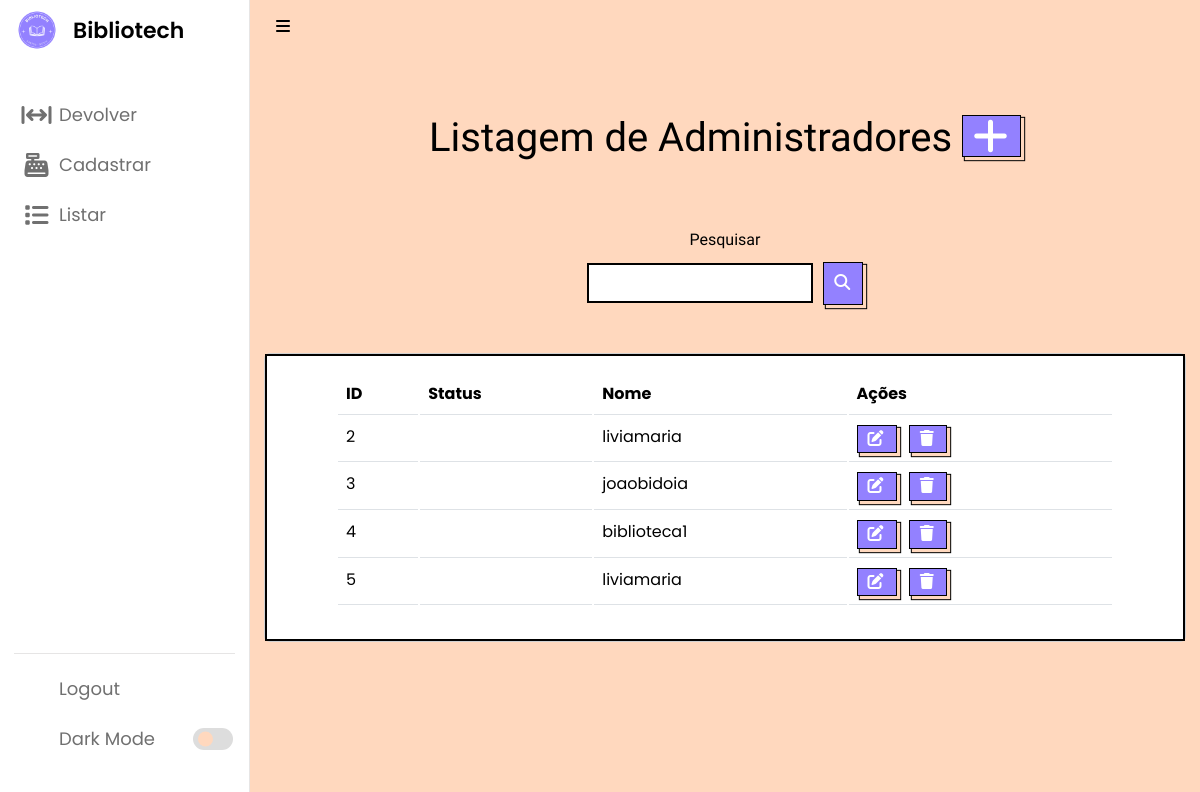
/listarAdministrador.php (signed in), run on an earlier commit of the app's database.
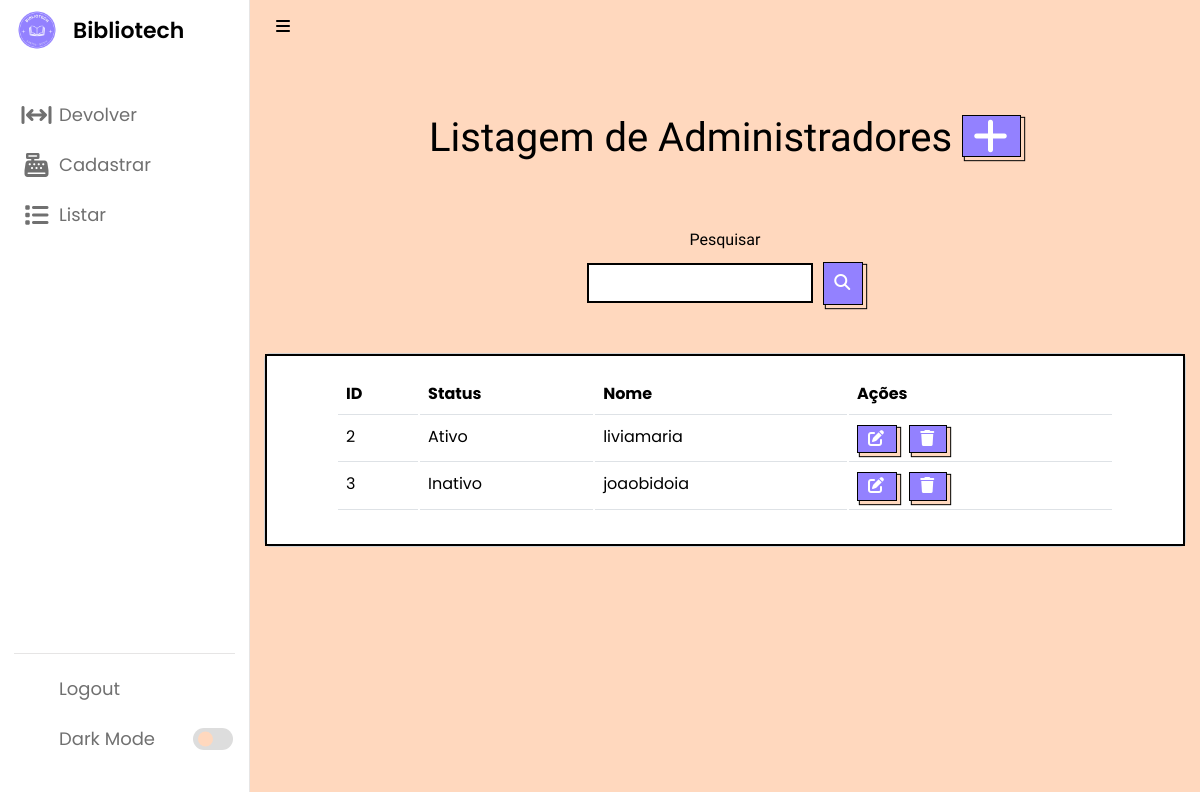
And on a later commit of the database.
### tables this page shows
CREATE TABLE `administrador` (
  `id` int(11) NOT NULL,
  `status` varchar(100) NOT NULL,
  `login` varchar(100) NOT NULL,
  `senha` varchar(100) NOT NULL
);

### listarAdministrador.php (the view, shortened to what this page needs)
<?php
require_once("conexao.php");
$V_WHERE = "";
$sql = "select * from administrador
where 1 = 1" . $V_WHERE;
$resultado = mysqli_query($conexao, $sql);
?>
<!DOCTYPE html>
<html lang="pt-br">
<head>
    <link rel="stylesheet" href="css/style.css">
    <link rel="stylesheet" href="css/cadastrar.css">
    <link rel="stylesheet" href="css/bootstrap.css">
    <link rel="stylesheet" href="css/acervo.css">
    <link rel="stylesheet" href="https://unicons.iconscout.com/release/v4.0.0/css/line.css">
</head>
<body>
    <nav>
        <a href="main.php" style="text-decoration: none">
            <div class="logo-name">
                <div class="logo-image">
                    <img src="logo.ico" alt="">
                </div>
                <span class="logo_name">Bibliotech</span>
            </div>
        </a>
        <div class="menu-items">
            <ul class="nav-links">
                <?php require_once('sidebar.php') ?>
            </ul>
            <ul class="logout-mode">
                <li><a href="sair.php">
                        <i class="uil uil-signout"></i>
                        <span class="link-name">Logout</span>
                    </a></li>
                <li class="mode">
                    <a href="#">
                        <i class="uil uil-moon"></i>
                        <span class="link-name">Dark Mode</span>
                    </a>
                    <div class="mode-toggle">
                        <span class="switch"></span>
                    </div>
                </li>
            </ul>
        </div>
    </nav>
    <section class="dashboard">
        <div class="navbar bg-body-tertiary">
            <div class="container-fluid">
                <i class="fa-solid fa-bars sidebar-toggle botaoNav"></i>
            </div>
        </div>
        <br><br><br>
        <h1 class="titulo text">Listagem de Administradores <a href="cadastrarAdministrador.php" class="botao">
                <i class="fa-solid fa-plus"></i>
            </a></h1>
        <br><br>
        <center>
            <form method="post">
                <label name="nome" for="exampleFormControlInput1" class="titulo text">Pesquisar</label>
                <div class="input-button-container">
                    <input name="nome" type="text" class="formcampo">
                    <button name="pesquisar" stype="button" class="botaopesquisar"><i
                            class="fa-solid fa-magnifying-glass"></i></button>
                </div>
                <br><br>
            </form>
        </center>
        <center>
            <div class="card cardlistar">
                <div class="card-body cardlistar2">
                    <table class="table">
                        <thead>
                            <tr>
                                <td scope="col"><b>ID</b></td>
                                <td scope="col"><b>Status</b></td>
                                <td scope="col"><b>Nome</b></td>
                                <td scope="col"><b>Ações</b></td>
                            </tr>
                        </thead>
                        <tbody>
                            <?php while ($linha = mysqli_fetch_array($resultado)) { ?>
                                <tr>
                                    <td>
                                        <?= $linha['id'] ?>
                                    </td>
                                    <td>
                                        <?= $linha['status'] ?>
                                    </td>
                                    <td>
                                        <?= $linha['login'] ?>
                                    </td>
                                    <td>
                                        <a style="margin-right: 8px;" href="alterarAdministrador.php? id=<?= $linha['id'] ?>"
                                            class="botao">
                                            <i class="fa-solid fa-pen-to-square"></i></a>
                                        <a href="listarAdministrador.php? id=<?= $linha['id'] ?>" class="botao"
                                            onclick="return confirm('Deseja mesmo excluir o cadastro?')">
                                            <i class="fa-sharp fa-solid fa-trash"></i> </a>
                                    </td>
                                </tr>
                            <?php } ?>
                        </tbody>
                    </table>
                </div>
            </div>
        </center>
    </section>
</body>
</html>

What changed in the data, as far as the page shows it:
removed administrador: id "4", login "biblioteca1"
removed administrador: id "5", login "liviamaria"
changed administrador "liviamaria": status (not shown) → "Ativo"
changed administrador "joaobidoia": status (not shown) → "Inativo"
